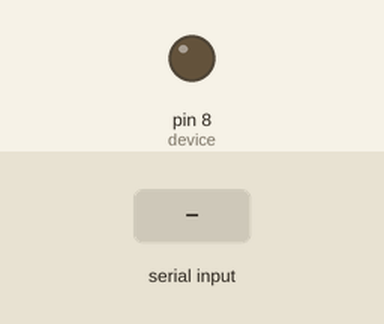
A sketch run on a simulated Arduino Uno, built with avr-gcc and run on an emulated ATmega328P. On the bench: output pins drawn as LEDs (lit = HIGH). The test bench sets the inputs (shaded band).

Above: at 1.2 s.
1.3 s: "1" received over Serial
At 2.2 s:
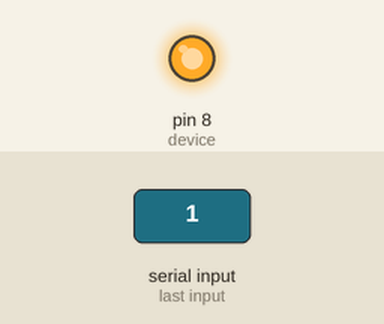
2.8 s: "0" received over Serial
At 3.3 s:
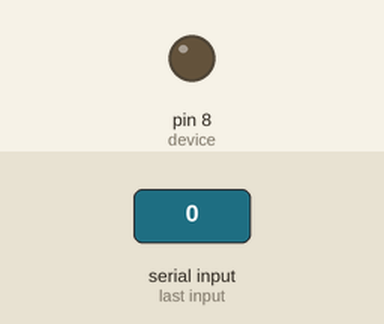
Timing chart, 0 to 5.8 s (numbered marks = the images above; inputs shaded):
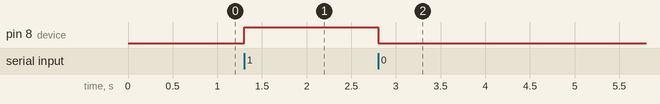

The sketch:

code.ino
```cpp
char data;
int device = 8;

void setup() {
  pinMode(device, OUTPUT);
  Serial.begin(9600);
}

void loop() {
  if (Serial.available() > 0) {
    data = Serial.read();

    if (data == '1') {
      digitalWrite(device, HIGH);
    }

    if (data == '0') {
      digitalWrite(device, LOW);
    }
  }
}
```

Measured:
- after the input at 1.3 s, pin 8 (device): LOW → HIGH at once
- after the input at 2.8 s, pin 8 (device): HIGH → LOW at once
